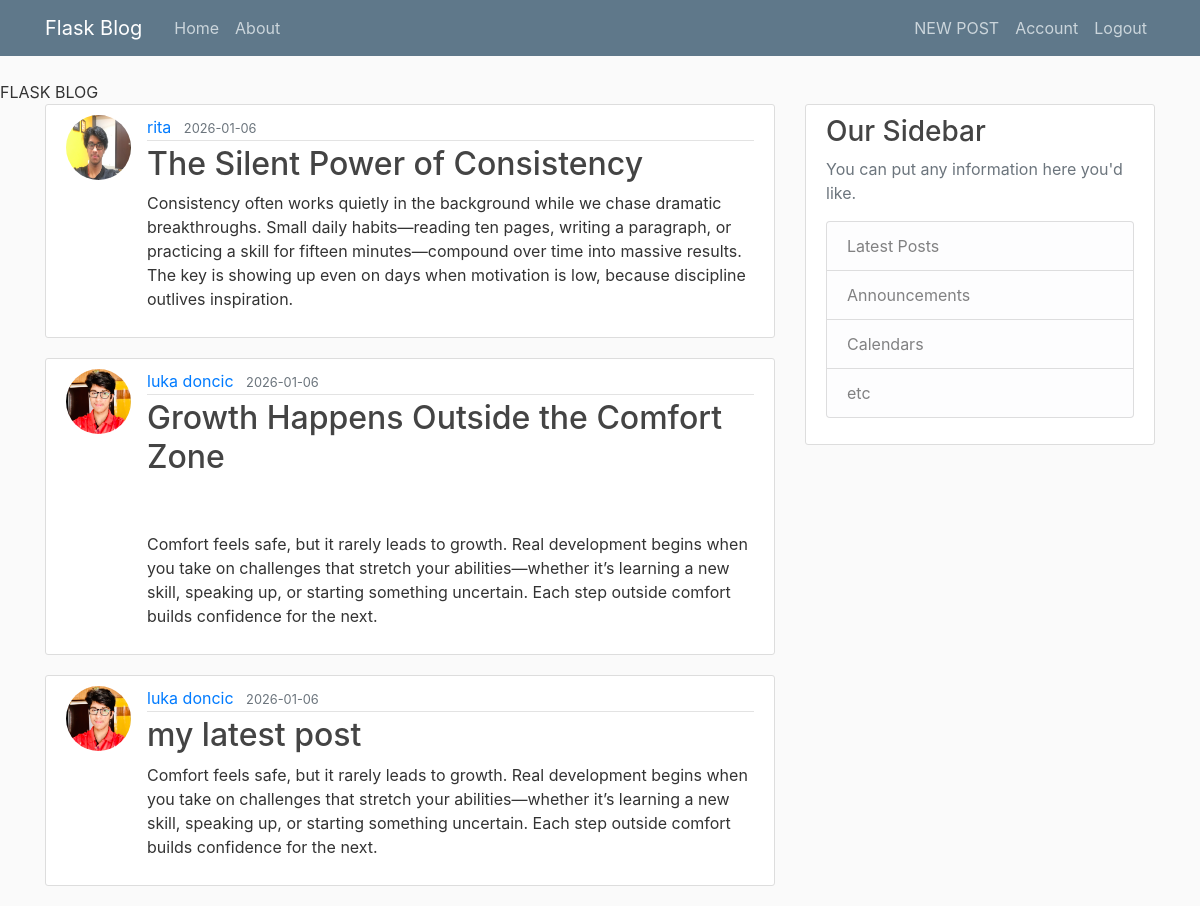
The app's page /home (signed in) with its own data.
### app/models.py (models this page shows, shortened)
class Post(db.Model):
        id=db.Column(db.Integer,primary_key=True)
        title=db.Column(db.String(100),nullable=False)
        date_posted=db.Column(db.DateTime,nullable=False,default=datetime.utcnow)
        content=db.Column(db.Text,nullable=False)
        user_id=db.Column(db.Integer,db.ForeignKey('user.id'),nullable=False)

class User(db.Model,UserMixin):#usermixin is used to add flask login functionality to the suer model
    id=db.Column(db.Integer,primary_key=True)
    username=db.Column(db.String(20),unique=True,nullable=False)
    email=db.Column(db.String(120),unique=True,nullable=False)
    image_file=db.Column(db.String(20),nullable=False,default='default.jpeg')
    password=db.Column(db.String(60),nullable=False)
    posts=db.relationship('Post',backref='author',lazy=True) # we use this to create relationship between user and post like one to many relationship and the backref is used to add a column tto the post table which will reference the user who created the post and lazy is used to tell sqlalchemy when to load the data from the database

### app/routes.py (the view)
@app.route('/')
@app.route('/home')
def home():
    page=request.args.get('page',1,type=int) #this is to target the page number from the url and if there is no page no provided it will default to 1
    posts=Post.query.order_by(Post.date_posted.desc()).paginate(page=page, per_page=3)
    return render_template('home.html',posts=posts)

### app/models.py (called while the page is built)
@login_manager.user_loader  #thsi is a callback function that flask login uses to reload the user object from th userid stored inn the session
def load_user(user_id):
     return User.query.get(int(user_id))

### app/templates/home.html
{% extends "layout.html" %}
{% block content %}
{% for post in posts %}
<article class="media content-section">
    <img class="rounded-circle article-img"
        src="{{ url_for('static', filename='profile_pics/' + post.author.image_file) }}">
    <div class="media-body">
        <div class="article-metadata">
            <a class="mr-2" href="#">{{ post.author.username }}</a>
            <small class="text-muted">{{ post.date_posted.strftime('%Y-%m-%d') }}</small>
        </div>
        <h2><a class="article-title" href="{{ url_for('post',post_id=post.id)}}">{{ post.title }}</a></h2>
        <p class="article-content">{{ post.content }}</p>
    </div>
</article>
{% endfor %}
{% endblock content %}

### app/static/main.css (style rules this page uses)
body { background: #fafafa; color: #333333; margin-top: 5rem; }
h1, h2, h3, h4, h5, h6 { color: #444444; }
.content-section { background: #ffffff; padding: 10px 20px; border: 1px solid #dddddd; border-radius: 3px; margin-bottom: 20px; }
.article-title { color: #444444; }
.article-content { white-space: pre-line; }
.article-img { height: 65px; width: 65px; margin-right: 16px; }
.article-metadata { padding-bottom: 1px; margin-bottom: 4px; border-bottom: 1px solid #e3e3e3 }

### records on screen
Post: image_file (picture), author.username "rita", date_posted "2026-01-06", title "The Silent Power of Consistency", content "Consistency often works quietly in the background while we chase dramatic breakthroughs. Small daily habits—reading ten pages, writing a paragraph, or practicing a skill for fifteen minutes—compound over time into massive results. The key is showing up even on days when motivation is low, because discipline outlives inspiration."
Post: image_file (picture), author.username "luka doncic", date_posted "2026-01-06", title "Growth Happens Outside the Comfort Zone", content "Comfort feels safe, but it rarely leads to growth. Real development begins when you take on challenges that stretch your abilities—whether it’s learning a new skill, speaking up, or starting something uncertain. Each step outside comfort builds confidence for the next."
Post: image_file (picture), author.username "luka doncic", date_posted "2026-01-06", title "my latest post", content "Comfort feels safe, but it rarely leads to growth. Real development begins when you take on challenges that stretch your abilities—whether it’s learning a new skill, speaking up, or starting something uncertain. Each step outside comfort builds confidence for the next."
